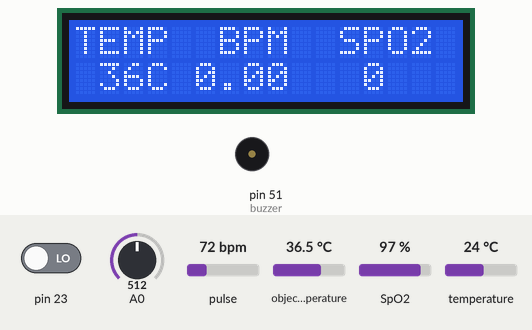
Bench run of a sketch on a simulated Arduino Mega 2560, built for the host (arithmetic inside an expression is 32-bit, double 64-bit). Shown: 16×2 character LCD, buzzer (waves = sounding, pin HIGH). Inputs (shaded band) come from the test bench; at power-on: pulse 72 bpm, object temperature 36.5 °C, SpO2 97 %, pin 23 LOW, A0 = 512, temperature 24 °C. What the sketch prints to the serial monitor is not drawn.

Above: at 1.6 s.
1.7 s: pulse set to 42 bpm
At 5.2 s:
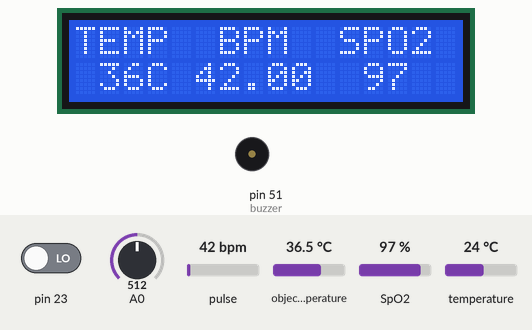
5.6 s: object temperature set to 20 °C
At 6.5 s:
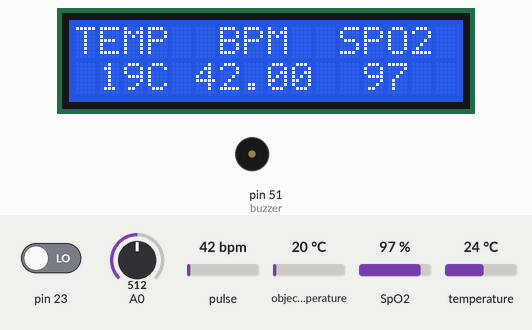
7.6 s: SpO2 set to 80 %
At 8.9 s:
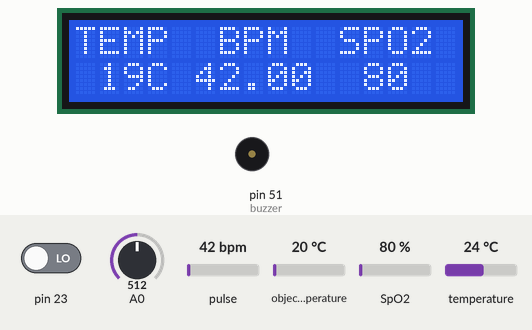
9.7 s: pulse set to 70 bpm
At 11.4 s:
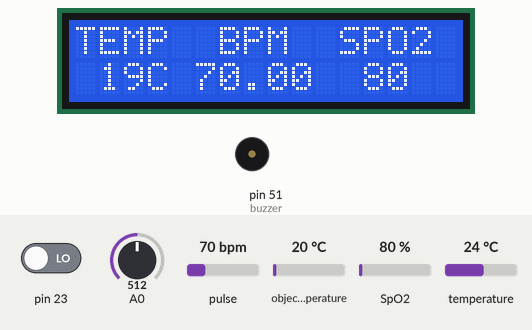
Timing chart, 0 to 12.7 s (numbered marks = the images above; inputs shaded):
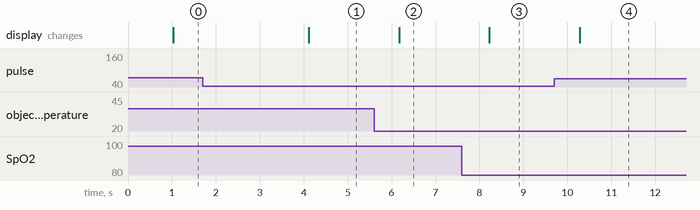

Measured:
- after the input at 1.7 s, the display: changes after 2.4 s (image 1)
- after the input at 5.6 s, the display: changes after 0.57 s (image 2)
- after the input at 7.6 s, the display: changes after 0.63 s (image 3)
- after the input at 9.7 s, the display: changes after 0.58 s (image 4)

The sketch:

arduino_code_final.ino
```cpp
#include <ArduinoJson.h>
#include "MAX30100_PulseOximeter.h"
#include <Wire.h>
#include <SoftwareSerial.h>

PulseOximeter pox;
#define REPORTING_PERIOD_MS     1000
uint32_t tsLastReport = 0;

//gsm module
SoftwareSerial gsmSerial(47, 49); //RX, TX

//node mcu sending data
SoftwareSerial nodemcu(5, 6); //has to be edited as  per the pin diageram

//max30102
int heartbeat;
int spo2;

//ad8232
int ecg;


//lcd
#include <LiquidCrystal_I2C.h>
LiquidCrystal_I2C lcd(0x27, 16, 2);

//mlx
#include <Adafruit_MLX90614.h>
Adafruit_MLX90614 mlx = Adafruit_MLX90614();


#define button 53
#define buzzer 51

//setup
void setup() {

  lcd.init();
  lcd.backlight();
  nodemcu.begin(9600);
  gsmSerial.begin(9600);
  pinMode(buzzer, OUTPUT);
  pinMode(button, INPUT);

  Serial.begin(9600);

  //ad8232
  pinMode(22, INPUT);
  pinMode(23, INPUT);

  //mlx
  Serial.println("Arduino MLX90614 Testing");
  mlx.begin();

  Serial.print("Initializing pulse oximeter..");
  if (!pox.begin()) {
    Serial.println("FAILED");
    for (;;);
  } else {
    Serial.println("SUCCESS");
  }
  //pox.setOnBeatDetectedCallback(onBeatDetected);
}

//loop

void loop() {
  StaticJsonBuffer<1000> jsonBuffer;
  JsonObject& doc = jsonBuffer.createObject();

  Wire.setClock(100000UL);
  pox.update();
  if (millis() - tsLastReport > REPORTING_PERIOD_MS) {
    float bpm = pox.getHeartRate();
    int spo2 = pox.getSpO2();
    int ecg;

    if (digitalRead(23) && digitalRead(22) == HIGH) {
    }
    ecg = analogRead(A0);

    //temperature
    int temperature;
    temperature = mlx.readObjectTempC();
    Serial.print("Ambient = "); Serial.print(mlx.readAmbientTempC());
    //serial commiunication


    doc["ecgvalue"] = ecg;
    doc["temperature"] = temperature;
    doc["bpm"] = bpm;
    doc["spo2"] = spo2;

    lcd.setCursor(0, 0);
    lcd.print("TEMP  BPM  SPO2");
    lcd.setCursor(1, 1);
    lcd.print(temperature);lcd.print('C');
    lcd.setCursor(5, 1);
    lcd.print(bpm);
    lcd.setCursor(12, 1);
    lcd.print(spo2);

    tsLastReport = millis();
    doc.printTo(nodemcu);
//    jsonBuffer.clear();

    if (button == HIGH){
      message();
      caretaker();
      digitalWrite(buzzer, HIGH);
      delay(1000);
      digitalWrite(buzzer, LOW);
      delay(1000);
    }

  }
}

void message() {
  Serial.println("Setting the GSM in text mode");
  gsmSerial.println("AT+CMGF=1\r");
  delay(2000);
  Serial.println("Sending SMS to the desired phone number!");
  gsmSerial.println("AT+CMGS=\"+917659960815\"\r");
  // Replace x with mobile number
  delay(2000);
  gsmSerial.println("Somethings wrong with the patient");    // SMS Text
  delay(100);
  gsmSerial.println((char)26);
  delay(2000);
}

void caretaker() {
  Serial.println("Setting the GSM in text mode");
  gsmSerial.println("AT+CMGF=1\r");
  delay(2000);
  Serial.println("Sending SMS to the desired phone number!");
  gsmSerial.println("AT+CMGS=\"+916309414483\"\r");
  delay(2000);
  gsmSerial.println("need some help to be done");    // SMS Text
  delay(100);
  gsmSerial.println((char)26);
  delay(2000);
}

void onBeatDetected()
{
  Serial.println("Beat!");
}
```
